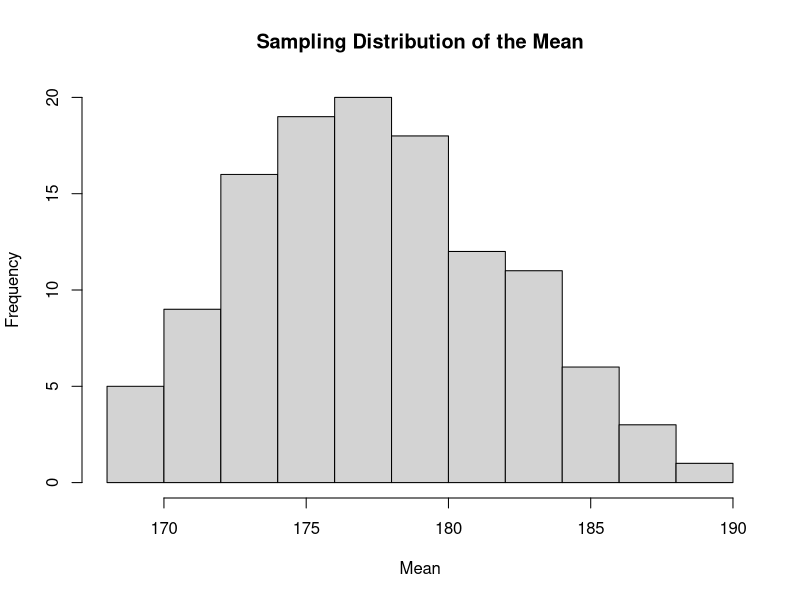
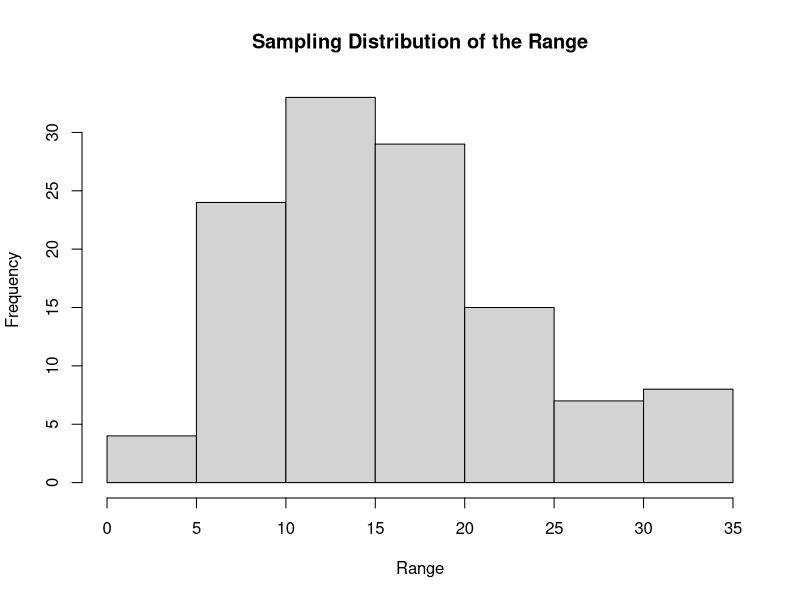
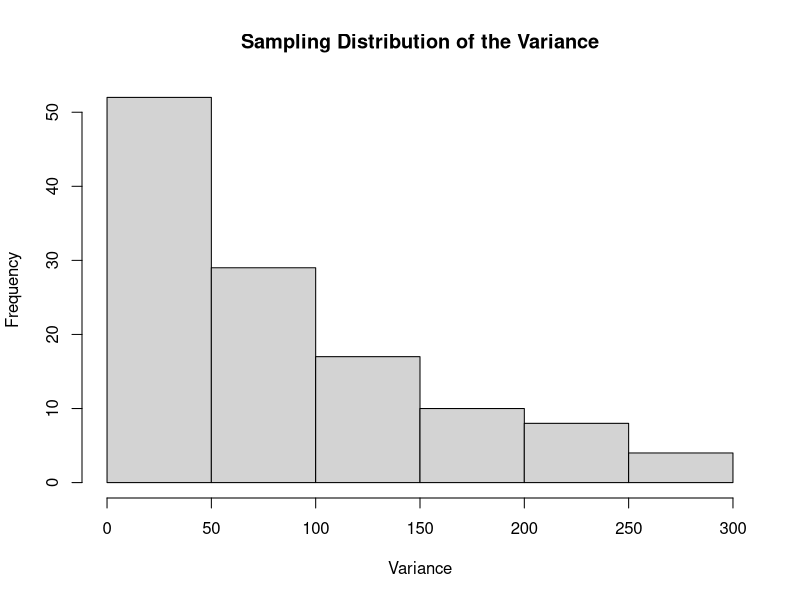
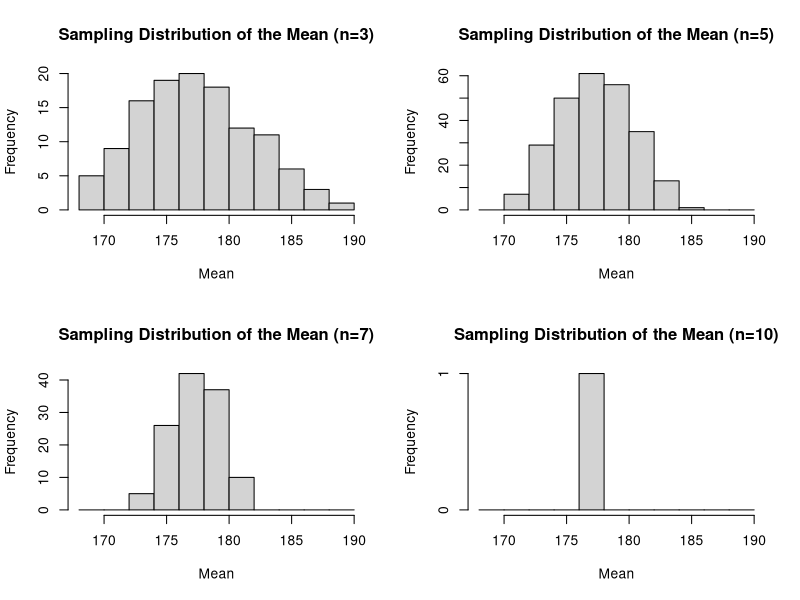
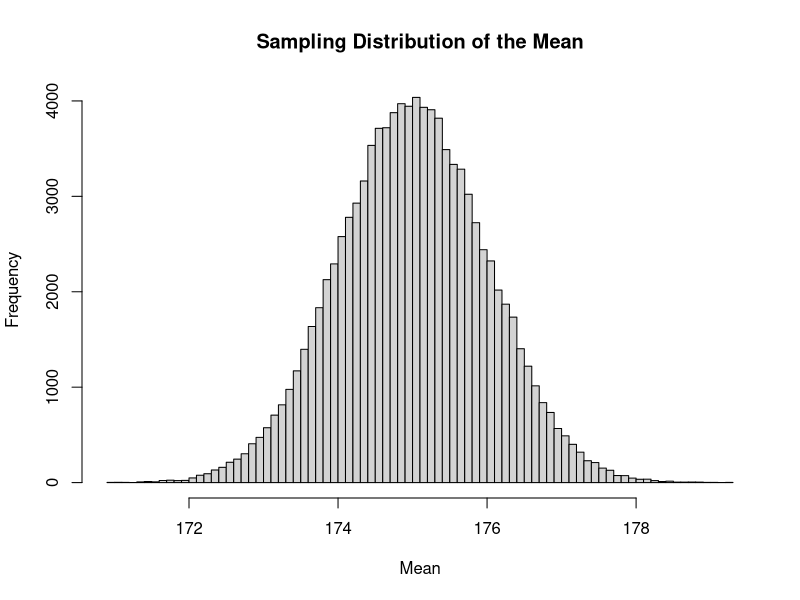
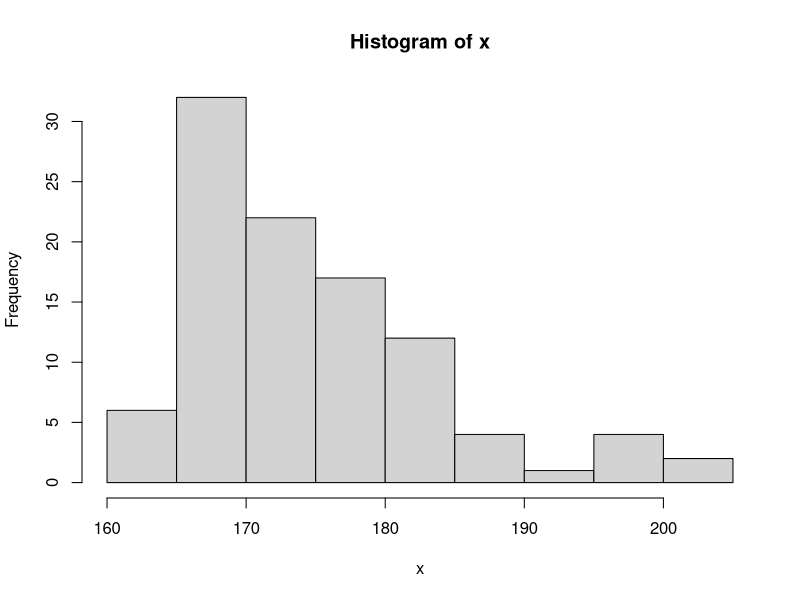
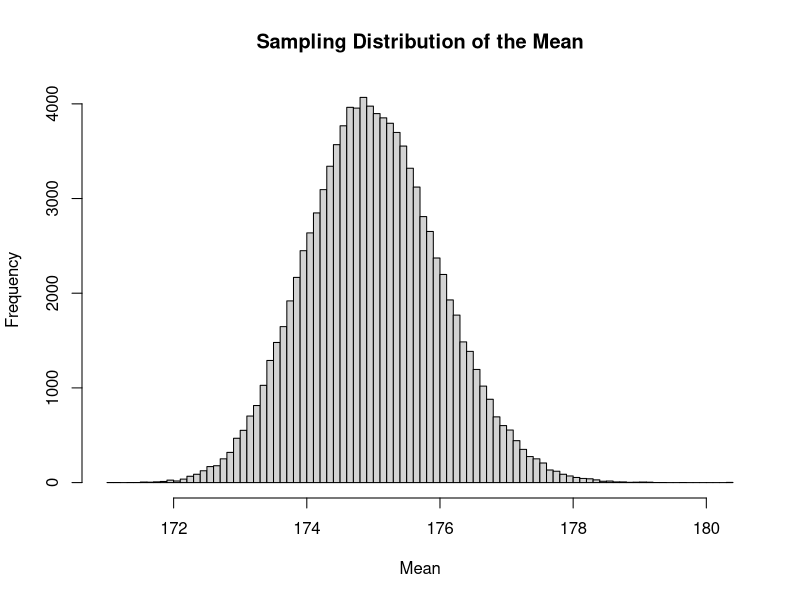
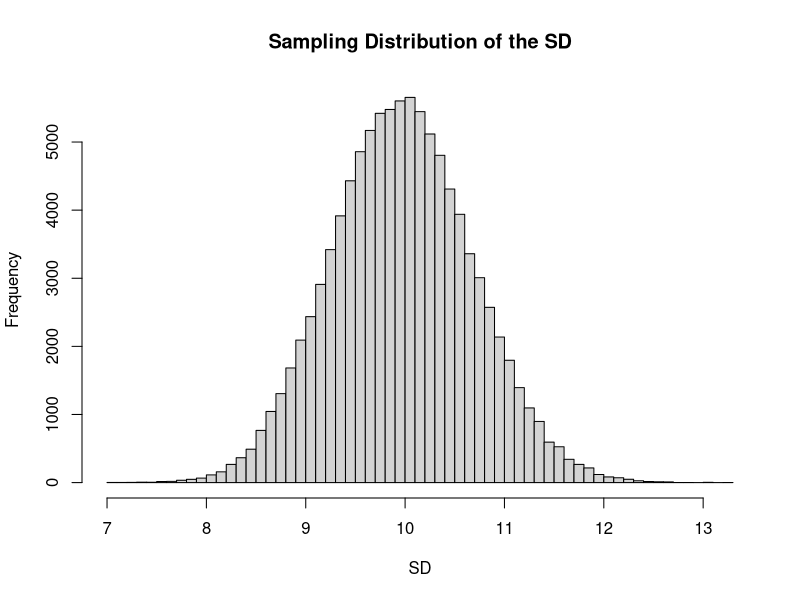

The R script that drew these images, in order:
############################################################################

# Open Online R Stream (https://www.wvbauer.com/doku.php/live_streams)
#
# By:   Wolfgang Viechtbauer (https://www.wvbauer.com)
# Date: 2023-09-07
#
# Topic(s):
# - Regression and Other Stories (https://avehtari.github.io/ROS-Examples/)
# - Section(s): 4.2
#
# last updated: 2023-09-14

############################################################################

### 4.2: Estimates, standard errors, and confidence intervals

# remember last time, we considered the (toy) example of a population
# consisting of N=10 individuals with heights equal to:
y <- c(178, 184, 165, 173, 196, 168, 171, 185, 180, 174)

# using combn(), we can generate all possible samples of size n=3
sampdist <- apply(combn(10, 3), 2, function(i) y[i])
sampdist

# say we are interested in the mean of the population (the parameter/estimand)
mean(y)

# take the mean of each dataset in the sampling distribution of the data
means <- apply(sampdist, 2, mean)
means

# note: we could also do the above with
colMeans(sampdist)

# the means vector is the sampling distribution of the mean (the statistic) in
# this particular example; let's create a histogram of this distribution
hist(means, main="Sampling Distribution of the Mean", xlab="Mean")

## Standard errors, inferential uncertainty, and confidence intervals

# the mean of the means in the sampling distribution is equal to the parameter
# we are estimating
mean(means)

# the standard deviation of the statistic in our sampling distribution is
# called the 'standard error' of the statistic; so this is the standard error
# of the mean in this example
sd(means)

# we could also be interested in the range (i.e., the difference between the
# maximum and minimum value in our sample) as a statistic
ranges <- apply(sampdist, 2, function(x) max(x) - min(x))
ranges

# histogram of the sampling distribution of the range
hist(ranges, main="Sampling Distribution of the Range", xlab="Range")

# standard error of the range
sd(ranges)

# note: for the range, the mean of the sampling distribution is way lower than
# the corresponding parameter in the population; this makes sense, since the
# observed ranges are either equal to the range in the population (if the
# sample happens to include both the smallest and the largest values in the
# population) or they are smaller
max(y) - min(y)
mean(ranges)

# sampling distribution of the variance
variances <- apply(sampdist, 2, function(x) var(x))
variances
hist(variances, main="Sampling Distribution of the Variance", xlab="Variance")
sd(variances)
mean(variances)
var(y)

# note: for the mean and variance, the mean of the values in the respective
# sampling distributions is equal to the corresponding parameter; so for these
# statistics, the statistic is an 'unbiased estimator' of the corresponding
# parameter (but not for the range, as we saw above)

# illustrate how the variation of the statistic (i.e., the standard error)
# gets smaller as we increase the sample size
par(mfrow=c(2,2))
ns <- c(3, 5, 7, 10)
for (n in ns) {
   sampdist <- apply(combn(10, n), 2, function(i) y[i])
   means <- apply(sampdist, 2, mean)
   hist(means, main=paste0("Sampling Distribution of the Mean (n=", n, ")"),
        xlab="Mean", breaks=seq(168, 190, by=2))
}
par(mfrow=c(1,1))

# when the standard error of the statistic goes to zero as we increase the
# sample size, then we say that the estimator is 'consistent'

# the example above is along the lines of the 'sampling model' introduced in
# section 4.1; now let's consider an example along the lines of the
# 'measurement model' where we cannot generate the entire sampling
# distribution of the data, but we can (if we know the properties of the
# generative model) generate a very large number of possible datasets easily;
# for example, say that the height of people in the population is normally
# distributed with a true mean of 175 and a true standard deviation of 10;
# then a random sample of 100 people from that population can be easily
# generated with rnorm()
x <- rnorm(100, mean=175, sd=10)
x

# then we can compute the mean height of our sample
mean(x)

# let's replicate this process 100000 times
means <- replicate(100000, mean(rnorm(100, mean=175, sd=10)))

# create a histogram of the sampling distribution of the mean in this scenario
hist(means, breaks=80, main="Sampling Distribution of the Mean", xlab="Mean")

# illustrate that the sampling distribution of the mean is still approximately
# normal even when the raw data come from a non-normal (in this case, a very
# right-skewed distribution) as long as n is sufficiently large (due to the CLT)
x <- ((rchisq(100, df=3) - 3) / sqrt(2*3)) * 10 + 175
x
hist(x)
means <- replicate(100000, mean(((rchisq(100, df=3) - 3) / sqrt(2*3)) * 10 + 175))
hist(means, breaks=80, main="Sampling Distribution of the Mean", xlab="Mean")

# the CLT also applies to other statistics, like the SD (but convergence to a
# normal distribution can be slower, so n needs to be larger)
sds <- replicate(100000, sd(rnorm(100, mean=175, sd=10)))
hist(sds, breaks=80, main="Sampling Distribution of the SD", xlab="SD")

# but the CLT does not kick in for a statistic like the range (because it is
# not the sum of many small independent random variables)
ranges <- replicate(100000, {x <- rnorm(100, mean=175, sd=10); max(x)-min(x)})
hist(ranges, breaks=80, main="Sampling Distribution of the Range", xlab="Range")

## Standard errors and confidence intervals for averages and proportions

# let's go back to the case where the raw data are actually normally
# distributed and we are looking at the sampling distribution of the mean
means <- replicate(100000, mean(rnorm(100, mean=175, sd=10)))

# compute the standard error of the mean in this example
sd(means)

# for a simple random sample, the standard error is equal to the SD of the
# data in the population divided by the square-root of the sample size
10 / sqrt(100)

# note that these two values are not exactly equal to each other because we
# are 'only' generating 100000 values of the statistic

# the equation also holds when the raw data are not normally distributed
means <- replicate(100000, mean(((rchisq(100, df=3) - 3) / sqrt(2*3)) * 10 + 175))
sd(means)
10 / sqrt(100)

# and it also holds when the sampling distribution is not normal
means <- replicate(100000, mean(((rchisq(5, df=3) - 3) / sqrt(2*3)) * 10 + 175))
hist(means, breaks=80, main="Sampling Distribution of the Mean", xlab="Mean")
sd(means)
10 / sqrt(5)

# let's go back to the case where the raw data are normally distributed
means <- replicate(100000, mean(rnorm(100, mean=175, sd=10)))
means
hist(means, breaks=80, main="Sampling Distribution of the Mean", xlab="Mean")

# add the true mean as a vertical line
abline(v=175, lwd=5)

# now when we actually run our experiment/study, we just see one sample and
# hence one observation (one draw) from that sampling distribution
obsmean <- mean(rnorm(100, mean=175, sd=10))
points(obsmean, 0, pch=19, cex=2)

# we know this one mean came from a normal sampling distribution based on the CLT

# if I would know sigma (the SD of the data in the population), then we would
# also know what the standard error of the mean is; in this case
se <- 10 / sqrt(100)
se

# so, if we take the observed mean +-2*se, then this has a ~95% chance of
# 'capturing' the true mean (to be precise, we should use +-1.96*se, but the
# difference is quite negligible)
arrows(obsmean - 2*se, 0, obsmean + 2*se, 0, angle=90, code=3, lwd=3)

# let's repeat this process 200 times
res <- replicate(200, {
   x <- rnorm(100, mean=175, sd=10)
   obsmean <- mean(x)
   ci.lb <- obsmean - 2*se
   ci.ub <- obsmean + 2*se
   c(obsmean=obsmean, ci.lb=ci.lb, ci.ub=ci.ub)
})
res

# draw the confidence intervals (in purple if it misses the true mean)
plot(NA, xlim=c(1,200), ylim=range(res), bty="l",
     xlab="Simulation", ylab="Estimate (95% CI)")
abline(h=175)
segments(1:200, res[2,], 1:200, res[3,], lwd=2,
         col=ifelse(res[2,] > 175 | res[3,] < 175, "#ff00cc", "#00ccff"))
points(1:200, res[1,], pch=19, cex=0.5)

# in practice, we do not know the SD of the data in the population; but we
# could use the SD of the sample as an indicator of what the SD in the
# population might be; say we draw this sample
x <- rnorm(100, mean=175, sd=10)
x

# then we can *estimate* the standard error with
sd(x) / sqrt(100)

# note: when people say 'standard error', they are typically referring to the
# estimate of the true standard error (the latter is essentially never known)

# now repeat what we did above, but using the estimated standard error
res <- replicate(200, {
   x <- rnorm(100, mean=175, sd=10)
   obsmean <- mean(x)
   ci.lb <- obsmean - 2*sd(x)/sqrt(100)
   ci.ub <- obsmean + 2*sd(x)/sqrt(100)
   c(obsmean=obsmean, ci.lb=ci.lb, ci.ub=ci.ub)
})
res

plot(NA, xlim=c(1,200), ylim=range(res), bty="l",
     xlab="Simulation", ylab="Estimate (95% CI)")
abline(h=175)
segments(1:200, res[2,], 1:200, res[3,], lwd=2,
         col=ifelse(res[2,] > 175 | res[3,] < 175, "#ff00cc", "#00ccff"))
points(1:200, res[1,], pch=19, cex=0.5)

# to account for the fact that we have replaced the unknown true standard
# error with the estimated one, we would have to use a t-distribution for
# constructing the CI; instead of +-2 (or more precisely, +-1.96), we would
# use the appropriate 'critical value' from a t-distribution with n-1 degrees
# of freedom
qt(.975, df=100-1)

# but when n is so large, the difference is negligible

# now let's look at proportions

# generate a sample of 100 0's and 1's where there is a 50% chance of a 0 and
# a 50% chance of a 1 and then compute the mean (i.e., the proportion)
x <- sample(c(0,1), 100, replace=TRUE)
x
mean(x)

# simulate 100000 of such proportions
props <- replicate(100000, mean(sample(c(0,1), 100, replace=TRUE)))
hist(props, breaks=40, main="Sampling Distribution of the Proportion", xlab="Proportion")

# the true standard error of a proportion is equal to sqrt(p*(1-p)/n) where p
# is the true proportion
sqrt(0.5*0.5/100)
sd(props)

# try this out when the chance of a 0 is 80% (and hence 20% for a 1)
props <- replicate(100000, mean(sample(c(0,1), 100, replace=TRUE, prob=c(.8,.2))))
hist(props, breaks=40, main="Sampling Distribution of the Proportion", xlab="Proportion")
sqrt(0.8*0.2/100)
sd(props)

# in practice, we do not know the true standard error, but we can estimate it
# by plugging in the observed proportion for the unknown true proportion in
# the equation for the standard error
x <- sample(c(0,1), 100, replace=TRUE)
x
obsprop <- mean(x)
obsprop
se <- sqrt(obsprop*(1-obsprop)/100)
se
obsprop - 2*se
obsprop + 2*se

## Standard error and confidence interval for a proportion when y = 0 or y = 𝑛

# when all of the observed values are 0 (or all are 1), then we cannot use the
# equation above, since this would yield an se equal to 0
x <- rep(0, 75)
x
obsprop <- mean(x)
obsprop
se <- sqrt(obsprop*(1-obsprop)/100)
se

# instead, we can then use
obsprop <- (sum(x) + 2) / (length(x) + 4)
obsprop
se <- sqrt(obsprop*(1-obsprop)/(length(x)+4))
se
round(obsprop - 2*se, 2)
round(obsprop + 2*se, 2)

# and since a proportion can never be negative
max(0, round(obsprop - 2*se, 2))

############################################################################
